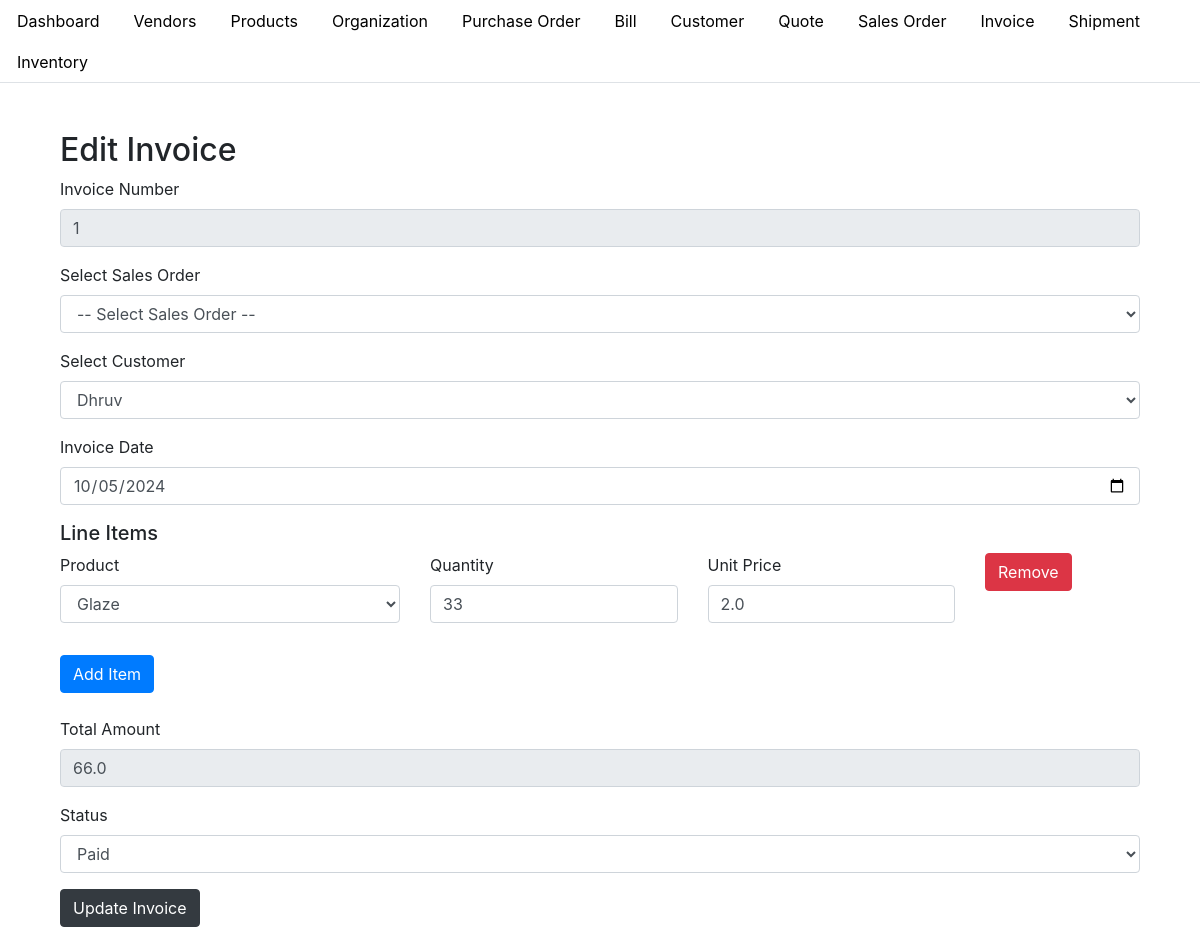
The page /edit_invoice/1 (signed in) on the database its author committed.
### app.py (models this page shows, shortened)
class Invoice(db.Model):
    __tablename__ = 'invoice'
    id = db.Column(db.Integer, primary_key=True)
    invoice_number = db.Column(db.String(50), nullable=False, unique=True)
    customer_id = db.Column(db.Integer, db.ForeignKey('customer.id'), nullable=False)
    invoice_date = db.Column(db.Date, nullable=False)
    total_amount = db.Column(db.Float, nullable=False)
    status = db.Column(db.String(50), nullable=False, default='Draft')
    organization_id = db.Column(db.Integer, db.ForeignKey('organization.id'), nullable=False)
    customer = db.relationship('Customer', backref=db.backref('invoices', lazy=True))
    line_items = db.relationship('InvoiceLineItem', backref='invoice_ref', lazy=True, cascade="all, delete-orphan")

class Customer(db.Model):
    id = db.Column(db.Integer, primary_key=True)
    customer_name = db.Column(db.String(100), nullable=False)
    company_name = db.Column(db.String(100), nullable=False)
    email_id = db.Column(db.String(100), nullable=False)
    phone_number = db.Column(db.String(15), nullable=False)
    address = db.Column(db.String(255), nullable=False)
    gst_number = db.Column(db.String(15), nullable=True)  # GST Number is optional
    organization_id = db.Column(db.Integer, db.ForeignKey('organization.id'), nullable=False)
    organization = db.relationship('Organization', backref=db.backref('customers', lazy=True))

class InvoiceLineItem(db.Model):
    __tablename__ = 'invoice_line_item'
    id = db.Column(db.Integer, primary_key=True)
    invoice_id = db.Column(db.Integer, db.ForeignKey('invoice.id'), nullable=False)
    product_id = db.Column(db.Integer, db.ForeignKey('product.id'), nullable=False)  # Add product_id as FK
    quantity = db.Column(db.Integer, nullable=False)
    unit_price = db.Column(db.Float, nullable=False)
    invoice = db.relationship('Invoice', backref=db.backref('invoice_line_items', lazy=True))
    product = db.relationship('Product', backref=db.backref('invoice_line_items', lazy=True))

class Product(db.Model):
    id = db.Column(db.Integer, primary_key=True)
    product_name = db.Column(db.String(100), nullable=False)
    description = db.Column(db.String(255), nullable=True)
    product_code = db.Column(db.String(50), nullable=False, unique=True)
    sku = db.Column(db.String(50), nullable=True)  # Include SKU
    unit = db.Column(db.String(20), nullable=False)
    category = db.Column(db.String(50), nullable=False)  # e.g., Consumable, Trading, etc.
    product_type = db.Column(db.String(50), nullable=False)  # e.g., Finished Product, Service, Raw Material
    brand = db.Column(db.String(50), nullable=True)
    unit_price = db.Column(db.Float, nullable=False)
    cost_price = db.Column(db.Float, nullable=True)
    quantity_in_stock = db.Column(db.Integer, nullable=False, default=0)
    reorder_level = db.Column(db.Integer, nullable=True, default=10)
    gst_rate = db.Column(db.Float, nullable=True)
    hsn_code = db.Column(db.String(20), nullable=True)
    supplier = db.Column(db.String(100), nullable=True)
    status = db.Column(db.String(20), nullable=False, default='Active')
    created_at = db.Column(db.DateTime, default=datetime.utcnow)
    updated_at = db.Column(db.DateTime, default=datetime.utcnow, onupdate=datetime.utcnow)
    organization_id = db.Column(db.Integer, db.ForeignKey('setup_organization.id'), nullable=False)
    organization = db.relationship('SetupOrganization', backref=db.backref('products', lazy=True))

### app.py (the view)
    def wrap(*args, **kwargs):
        if 'logged_in' in session:
            return f(*args, **kwargs)
        else:
            flash('Please log in first.', 'warning')
            return redirect(url_for('login'))

### app.py (called while the page is built, shortened)
def login_required(f):
    def wrap(*args, **kwargs):
        if 'logged_in' in session:
            return f(*args, **kwargs)
        else:
            flash('Please log in first.', 'warning')
            return redirect(url_for('login'))
    wrap.__name__ = f.__name__
    return wrap

@app.route('/edit_invoice/<int:invoice_id>', methods=['GET', 'POST'])
@login_required
def edit_invoice(invoice_id):
    organization_id = session.get('organization_id')
    invoice = Invoice.query.join(Customer).filter(
        Invoice.id == invoice_id,
        Customer.organization_id == organization_id,
        Invoice.organization_id == organization_id
    ).first_or_404()
    customers = Customer.query.filter_by(organization_id=organization_id).all()
    organization_id = session.get('organization_id')
    customers = Customer.query.filter_by(organization_id=organization_id).all()
    products = Product.query.filter_by(organization_id=organization_id).all()
    return render_template('edit_invoice.html', invoice=invoice, customers=customers, products=products)

### templates/edit_invoice.html (shortened to what this page needs)
{% extends "base.html" %}
{% block content %}
<div class="container mt-5">
    <h2>{{ 'Edit Invoice' if invoice else 'Create Invoice' }}</h2>
    <form method="POST" action="{{ url_for('edit_invoice', invoice_id=invoice.id) if invoice else url_for('create_invoice') }}">
        <div class="form-group">
            <label for="invoice_number">Invoice Number</label>
            <input type="text" class="form-control" id="invoice_number" name="invoice_number" value="{{ invoice.invoice_number if invoice else '' }}" readonly>
        </div>
        <div class="form-group">
            <label for="sales_order_id">Select Sales Order</label>
            <select name="sales_order_id" class="form-control" id="sales_order_id" required>
                <option value="">-- Select Sales Order --</option>
            </select>
        </div>
        <div class="form-group">
            <label for="customer_id">Select Customer</label>
            <select class="form-control" id="customer_id" name="customer_id" required>
                {% for customer in customers %}
                <option value="{{ customer.id }}" {% if invoice and invoice.customer_id == customer.id %}selected{% endif %}>
                    {{ customer.customer_name }}
                </option>
                {% endfor %}
            </select>
        </div>
        <div class="form-group">
            <label for="invoice_date">Invoice Date</label>
            <input type="date" class="form-control" id="invoice_date" name="invoice_date" value="{{ invoice.invoice_date if invoice else '' }}" required>
        </div>
        <div id="line-items-section">
            <h5>Line Items</h5>
            {% if invoice and invoice.line_items %}
                {% for line_item in invoice.line_items %}
                <div class="line-item row mb-3">
                    <div class="form-group col-md-4">
                        <label for="product_id">Product</label>
                        <select class="form-control product-select" name="product_id[]" required>
                            {% for product in products %}
                            <option value="{{ product.id }}" {% if line_item.product_id == product.id %}selected{% endif %}>
                                {{ product.product_name }}
                            </option>
                            {% endfor %}
                        </select>
                    </div>
                    <div class="form-group col-md-3">
                        <label for="quantity">Quantity</label>
                        <input type="number" class="form-control quantity" name="quantity[]" placeholder="Quantity" min="1" value="{{ line_item.quantity }}" required>
                    </div>
                    <div class="form-group col-md-3">
                        <label for="unit_price">Unit Price</label>
                        <input type="number" class="form-control unit-price" name="unit_price[]" placeholder="Unit Price" step="0.01" value="{{ line_item.unit_price }}" required>
                    </div>
                    <div class="form-group col-md-2">
                        <button type="button" class="btn btn-danger remove-item">Remove</button>
                    </div>
                </div>
                {% endfor %}
            {% endif %}
        </div>
        <button type="button" class="btn btn-primary" id="add-item-btn">Add Item</button>
        <div class="form-group mt-4">
            <label for="total_amount">Total Amount</label>
            <input type="number" class="form-control" id="total_amount" name="total_amount" step="0.01" value="{{ invoice.total_amount if invoice else '' }}" required readonly>
        </div>
        <div class="form-group">
            <label for="status">Status</label>
            <select class="form-control" id="status" name="status" required>
                <option value="Paid" {% if invoice and invoice.status == 'Paid' %}selected{% endif %}>Paid</option>
            </select>
        </div>
        <button type="submit" class="btn btn-dark">{{ 'Update Invoice' if invoice else 'Create Invoice' }}</button>
    </form>
</div>
{% endblock %}

### rows shown on the page
Invoice: invoice_number "1", customer_id "Dhruv", invoice_date "10/05/2024", total_amount "66.0", status "Paid"
InvoiceLineItem: product.product_name "Glaze", quantity "33", unit_price "2.0"

### other values the page prints
{{ 'Edit Invoice' if invoice else 'Create Invoice' }} "Edit Invoice"
{{ 'Update Invoice' if invoice else 'Create Invoice' }} "Update Invoice"
